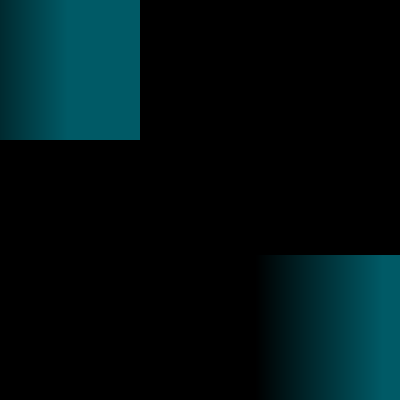
Frame 1 (no input)
Frame 60 (the mouse pressed at the canvas centre just before this capture): identical to frame 1, image omitted
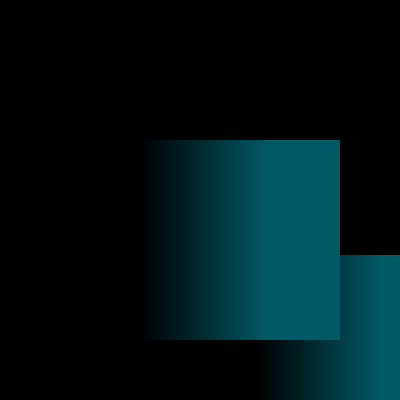
Frame 120 (the mouse held since frame 60 and released just before this capture)

The Processing sketch that drew these frames (run headless with seeded random() and noise(); from frame 60 on, the mouse is pressed at the canvas centre):

// Processing sketch: processing_44374
// ── processing_44374.pde

PImage img;

void setup()
{
  size (400, 400);
  img = createImage (200, 200, ARGB);
  for (int i=0; i < img.pixels.length; i++) {
    img.pixels[i] = color(0, 90, 102, i%img.width * 2);
  }
}

void draw()
{
  background(0);
  image (img, 255, 255);
  image (img, mouseX-60, mouseY-60);
}
